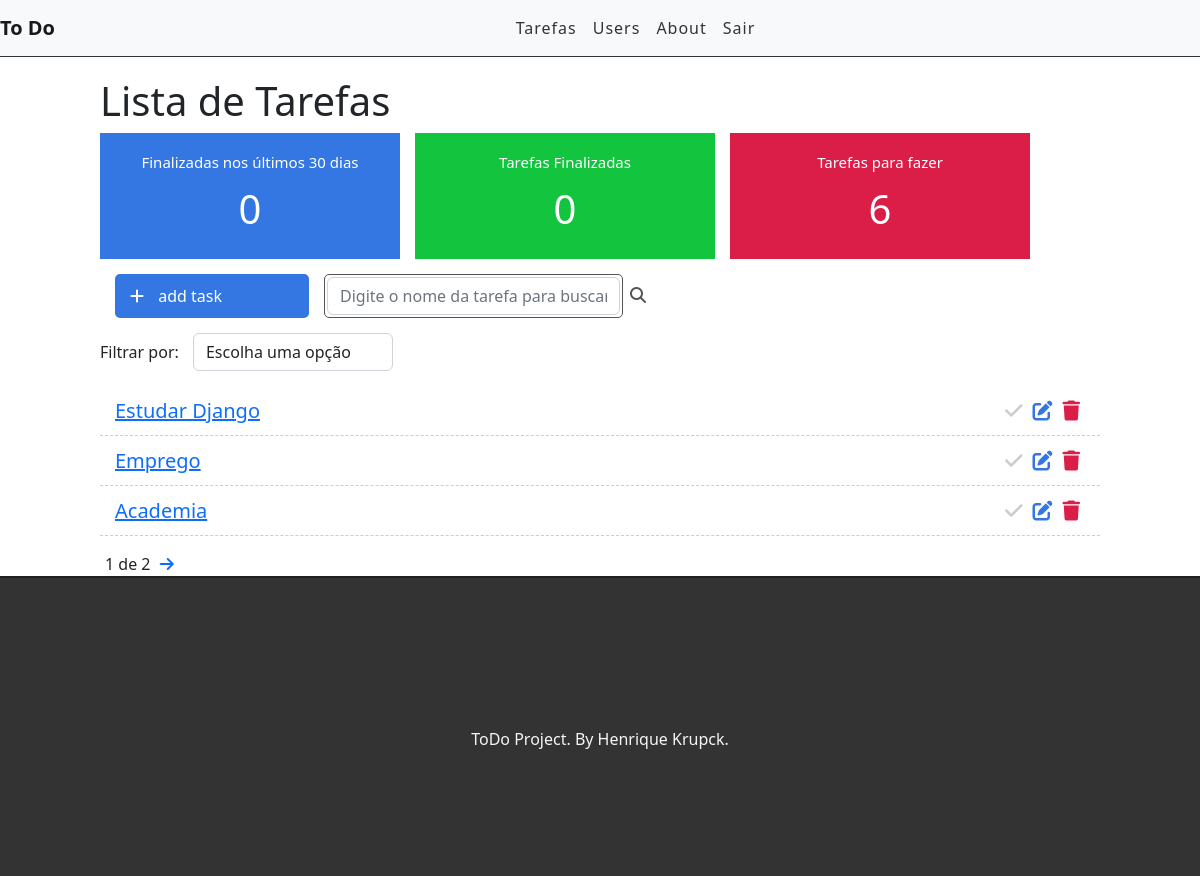
Before: / (signed in) with the older database file.
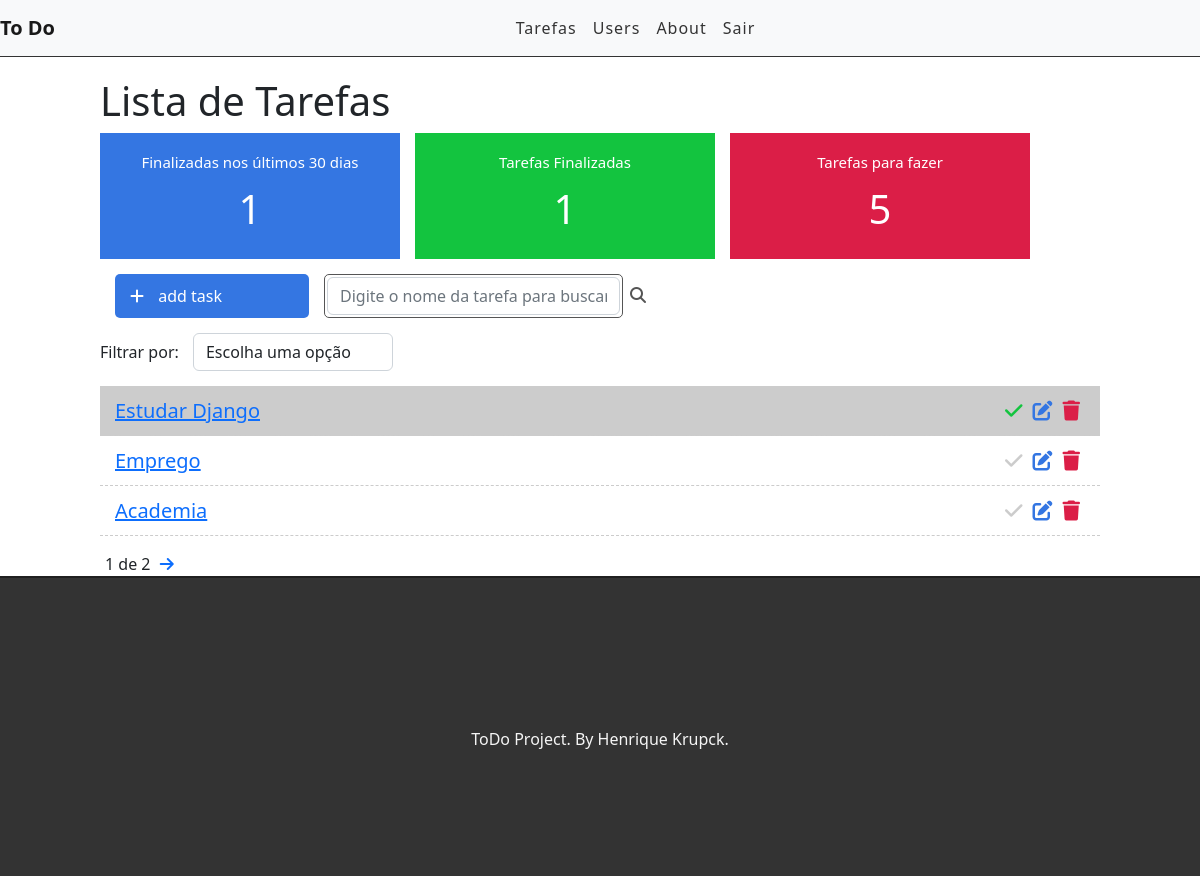
After: the same page with the newer database file.
### tasks/models.py (models this page shows, shortened)
class Task(models.Model):
    STATUS = (
        ('doing', 'doing'),
        ('done', 'done')
    )
    title = models.CharField(max_length=255)
    description = models.TextField()
    done = models.CharField(
        max_length=5,
        choices=STATUS
    )
    user = models.ForeignKey(get_user_model(), on_delete=models.CASCADE)
    created_at = models.DateTimeField(auto_now_add=True)
    updated_at = models.DateTimeField(auto_now=True)

### tasks/views.py (the view)
# urls.py: path("", views.taskList, name='task-list'),
@login_required
def taskList(request):
    search = request.GET.get('search')
    filter = request.GET.get('filter')
    taskDoneRecently = Task.objects.filter(done='done', updated_at__gt=datetime.datetime.now() - datetime.timedelta(days=30), user=request.user).count()
    taskDone = Task.objects.filter(done='done', user=request.user).count()
    taskDoing = Task.objects.filter(done='doing', user=request.user).count()
    if search:
        tasks = Task.objects.filter(title__icontains=search, user=request.user)
    elif filter:
        tasks = Task.objects.filter(done=filter, user=request.user)
    else:
        task_list = Task.objects.all().order_by('-created_at').filter(user=request.user)
        paginator = Paginator(task_list, 3)
        page = request.GET.get('page')
        tasks = paginator.get_page(page)
    return render(request, 'tasks/list.html', {'tasks': tasks, 'taskDoneRecently': taskDoneRecently, \
        'taskDone': taskDone, 'taskDoing': taskDoing})

### tasks/templates/tasks/list.html (shortened to what this page needs)
{% extends 'base.html'%}
{% block content %}
<div class="offset-1 col-10 list-div">
    <h1>Lista de Tarefas</h1>
    <div class="container dashboard ">
        <div class="col-4 dashboard-box" id="dashboard-lastdays">
            <h4>Finalizadas nos últimos 30 dias</h4>
            <span>{{taskDoneRecently}}</span>
        </div>
        <div class="col-4 dashboard-box" id="dashboard-done">
            <h4>Tarefas Finalizadas</h4>
            <span>{{taskDone}}</span>
        </div>
        <div class="col-4 dashboard-box" id="dashboard-doing">
            <h4>Tarefas para fazer</h4>
            <span>{{taskDoing}}</span>
        </div>
    </div>
    <div class="div-search-add">
        <div class="div-add">
            <a id="add-link" href="newtask/">
                <div class="col-12 add-div">
                    <i class="fas fa-plus"></i> add task
                </div>
            </a>
        </div>
        <div class="search-div">
            <form method="GET" id="search-form">
                <input class="form-control col-6" type="text" id="search" name="search" placeholder="Digite o nome da tarefa para buscar" value="{{ request.GET.search }}">
                <i class="fas fa-search" id="search-btn"></i>
            </form>
        </div>
    </div>
    <div class="col-12 filter-div">
        <span>Filtrar por:</span>
        <select name="filter" id="filter" class="form-control">
            <option value="">Escolha uma opção</option>
        </select>
    </div>
    <ul class="task-list">
        {% for task in tasks %}
        {% if task.done == 'doing' %}
            <li class="task-item">
        {% else %}
            <li class="task-item done">
        {% endif %}
                <span><a href="task/{{task.id}}">{{task.title}}</a></span>
                <a href="delete/{{task.id}}" class="delete-btn"><span><i class="fas fa-trash"></i></span></a>
                <a href="edit/{{task.id}}"><span><i class="fas fa-edit"></i></span></a>
                <a href="changestatus/{{task.id}}"><span><i class="fas fa-check"></i></span></a>
            </li>
        {% endfor %}
    </ul>
    <div class="Pagination">
        <span class="step-links">
            {% if tasks.paginator.num_pages %}
            <span class="current">
                {{ tasks.number }} de {{ tasks.paginator.num_pages }}
            </span>
            {% endif %}
            {% if tasks.has_next %}
                <a href="?page={{ tasks.next_page_number}}"><i class="fas fa-arrow-right"></i></a>
            {% endif%}
        </span>
    </div>
</div>
{% endblock %}

### tasks/templates/base.html (shortened to what this page needs)
{% load static %}
<!DOCTYPE html>
<html lang="en">
<head>
    <link rel="stylesheet" href="https://cdn.jsdelivr.net/npm/bootstrap@5.2.2/dist/css/bootstrap.min.css">
    <link rel="stylesheet" href="https://cdnjs.cloudflare.com/ajax/libs/font-awesome/6.2.0/css/all.min.css" />
    <link rel="stylesheet" href="{% static 'css/style.css' %}">
</head>
<body>
    <div class="container-fluid">
        <nav class="navbar navbar-expand-lg navbar-light bg-light">
            <a class="navbar-brand" href="/">To Do</a>
            <div class="collapse navbar-collapse" id="navbarSupportedContent">
              <ul class="navbar-nav mr-auto">
                {% if user.is_authenticated %}
                  <li class="nav-item">
                    <a class="nav-link" href="/">Tarefas</a>
                  </li>
                  <li class="nav-item">
                    <a class="nav-link" href="#">Users</a>
                  </li>
                {% else %}
                  <li class="nav-item">
                    <a class="nav-link" href="/accounts/login">Entrar</a>
                  </li>
                {% endif %}
                <li class="nav-item">
                  <a class="nav-link" href="#">About</a>
                </li>
                {% if user.is_authenticated %}
                  <li class="nav-item">
                    <a class="nav-link" href="/accounts/logout">Sair</a>
                  </li>
                {% endif %}
              </ul>
            </div>
          </nav>
        {% block content %}
        {% endblock %}
        <footer>
            <p>ToDo Project. By Henrique Krupck.</p>
        </footer>
    </div>
</body>
</html>

### tasks/static/css/style.css (style rules this page uses)
.container-fluid { padding: 0; }
.navbar { border-bottom: 1px solid #333; margin-bottom: 20px; }
.navbar-nav { margin: auto; }
.navbar-brand { font-weight: bold; }
.navbar-light .navbar-nav a.nav-link { color: #333; letter-spacing: 1px; }
.dashboard { padding: 0; width: 100%; display: flex; }
.dashboard h4 { font-size: 15px; }
.dashboard span { font-size: 40px; width: 100%; }
.dashboard-box { background-color: #ccc; color: #fff; padding: 20px; box-sizing: border-box; height: 32%; text-align: center; }
.dashboard-box:nth-child(2) { margin-left: 1.5%; margin-right: 1.5%; }
#dashboard-lastdays { width: 30%; background-color: #3476e2; }
#dashboard-done { width: 30%; background-color: #13c43f; }
#dashboard-doing { width: 30%; background-color: #db1e47; }
.div-search-add { display: flex; margin: 15px; }
.div-add { width: 20%; }
#add-link { text-decoration: none; }
.add-div { background-color: #3476e2; cursor: pointer; color: #fff; padding: 10px; border-radius: 5px; margin-right: 25px; }
.fas.fa-plus { color: #fff; margin-right: 10px; margin-left: 5px; }
#search-form { color: #555; display: flex; padding: 2px; border: 1px solid currentColor; border-radius: 5px; margin-left: 15px; margin-right: 15px; }
#search-btn { padding: 10px; }
.filter-div { margin-bottom: 15px; padding: 0; }
#filter { display: inline-block; width: 200px; margin-left: 10px; }
.list-div { padding: 0; }
.task-list { padding-left: 0; }
.task-item { list-style: none; font-size: 20px; height: 50px; padding: 0 15px; padding-top: 10px; border-bottom: 1px dashed #ccc; }
.task-item.done { background-color: #CCC; }
.fas.fa-trash, .fas.fa-edit, .fas.fa-check { cursor: pointer; margin: 5px; font-size: 20px; float: right; }
.fas.fa-trash { color: #db1e47; }
.fas.fa-edit { color: #3476e2 }
.fas.fa-check { color: #CCC; }
.done .fas.fa-check { color: #13c43f; }
.step-links { position: relative; margin-left: auto; margin-right: auto; }
.step-links .current { margin-left: 5px; margin-right: 5px; }
footer { background-color: #333; height: 300px; border-top: 2px solid #202020; }
footer p { color: #f5f5f5; text-align: center; top: 50%; position: relative; }

Changed rows visible on the page:
changed Task "Estudar Django": done "doing" → "done" (drawn)
Other visible differences:
{{ taskDoneRecently }}: "0" → "1"
{{ taskDone }}: "0" → "1"
{{ taskDoing }}: "6" → "5"
